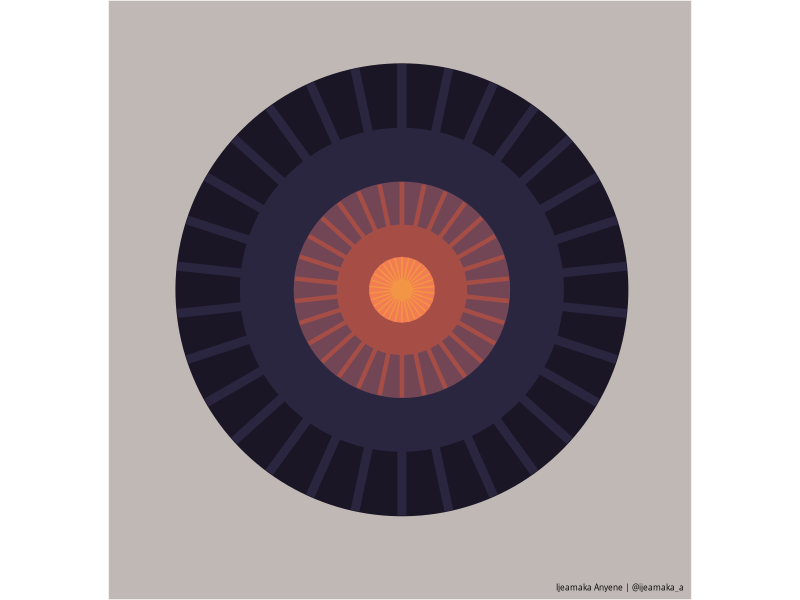
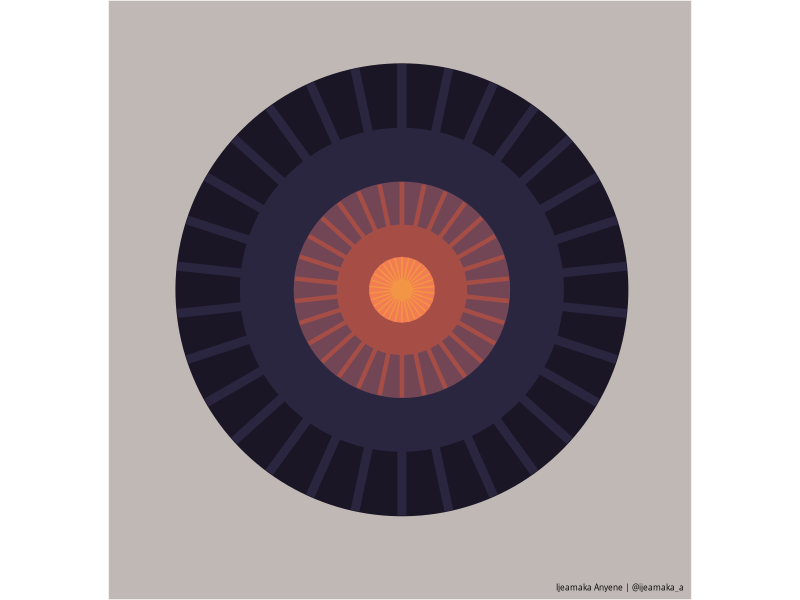

Reproduce these figures in R, in order.
library(dplyr)
library(ggplot2)
library(ggforce)


apply_pattern_theme = function(bg_hex, caption_hex){
  theme(
    plot.background = element_rect(fill = bg_hex),
    panel.background = element_rect(fill = bg_hex),
    panel.grid = element_blank(),
    plot.caption = element_text(family = "Open Sans",
                                size = 6,
                                color = caption_hex),
    legend.position = "none",
    axis.title = element_blank(),
    axis.text = element_blank(),
    axis.ticks = element_blank()
  )
}


cols = tibble(
  x = 1,
  y = 6:1,
  type = LETTERS[1:6])

lines_mid = tibble(
  x = seq(-.5, 2.5, by = .1),
  xend = x,
  y = 6,
  yend = 10)

lines_bottom = lines_mid %>%
  mutate(y = 1,
         yend = 3)

lines_top = lines_mid %>%
  mutate(y = 15,
         yend = 21)

palette_color = c("#1b1626", "#2a2640",
                  "#734656", "#a64e46",
                  "#f27d52", "#f29544")
ggplot() +
  geom_col(data = cols,
           aes(x = x, y = y,
               fill = type,
               color = type),
           width = 3) +
  geom_segment(data = lines_mid,
               aes(x = x, y = y,
                   xend = xend, 
                   yend = yend),
               size = 1.5,
               color = "#a64e46") +
  geom_segment(data = lines_bottom,
               aes(x = x, y = y,
                   xend = xend, 
                   yend = yend),
               color = "#f29544") +
  geom_segment(data = lines_top,
               aes(x = x, y = y,
                   xend = xend,
                   yend = yend),
               size = 3,
               color = "#2a2640") +
  scale_fill_manual(values = palette_color) +
  scale_color_manual(values = palette_color) +
  labs(caption = "Ijeamaka Anyene | @ijeamaka_a") +
  coord_polar() +
  apply_pattern_theme("#c0b8b5",
                      "black")

ggsave(
  "pattern_28.png",
  plot = last_plot(),
  device = "png", 
  path = here::here("outputs"), 
  width = 4.9, 
  height = 5
)
